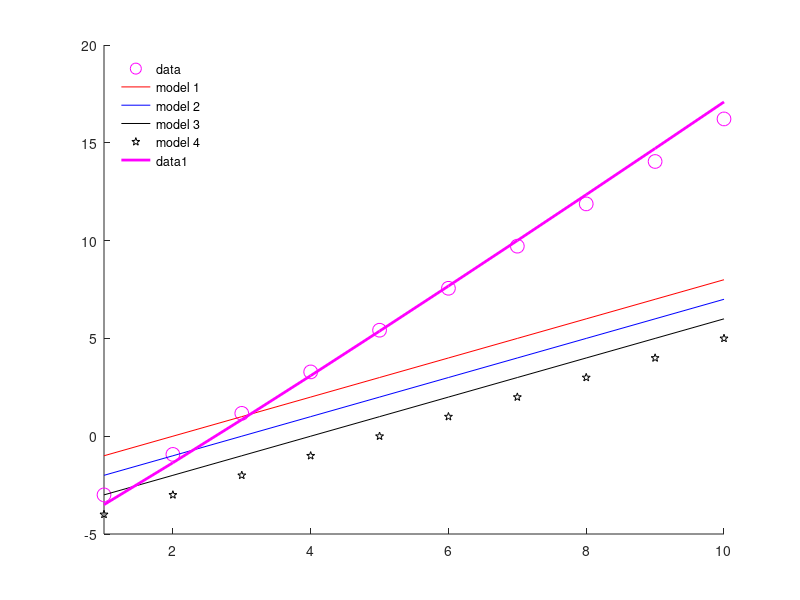

Reproduce this figure in MATLAB. (Note: this script raises an error after producing the figure.)
%% |legappend|
% The |legappend| function adds new entries to a legend. This is good for
% making PowerPoint slides, when you may want to start by plotting a few
% data sets, then add data to your plot one entry at a time. This function 
% eliminates the need to copy and paste the complete legend creation code each time
% you add a curve to a plot, and alleviates the minor headaches you'd experience 
% if you decided to rearrange the order in which items are plotted.

%% Syntax
% 
%  legappend('new legend entry') 
%  legappend('new entry 1','new entry 2',...,'new entry N') 
%  legappend('') 
%  legappend('','',...,'')
%  [legend_h,object_h,plot_h,text_strings] = legappend(...)

%% Description 
% 
% |legappend('new legend entry')| appends an existing legend with _new
% legend entry_.
% 
% |legappend('new entry 1','new entry 2',...,'new entry N')| adds several
% new entries to the legend. 
% 
% |legappend('')| deletes the last entry from the legend. 
% 
% |legappend('','',...,'')| deletes the last several entries from the
% legend.
% 
% |[legend_h,object_h,plot_h,text_strings] = legappend(...)| returns |legend_h|, the
% handle of the new legend; |object_h|, handles of the line, patch, and
% text graphics objects used in the legend; |plot_h|, handles of the lines
% and other objects used in the plot; and |text_strings|, a cell array of
% the text strings used in the legend. Note that for new legend entries,
% |legappend| does not add entries to a current legend, but deletes the
% current legend and recreates a new one. As a result, the legend handle
% will change with each new-entry use of |legappend|.  The legend handle
% does not change when |legappend| is used to delete an entry. 
% 

%% Examples
% Say you have some data, and a number of old models exist to try and
% explain the data.  

% Some data and old models: 
x = (1:10)'; 
y = [x-5+x.^1.05 x-2 x-3 x-4 x-5]; 

% Plot the data and old models:
figure
plot(x,y(:,1),'mo','markersize',10); 
hold on; 
plot(x,y(:,2),'r'); 
plot(x,y(:,3),'b'); 
plot(x,y(:,4),'k'); 
plot(x,y(:,5),'kp'); 
box off
axis([1 10 -5 20])

legend('data','model 1','model 2','model 3','model 4','location','northwest') 
legend boxoff

%% Add one entry
% Now you've come up with your own model and you want to add it to the plot
% you've already created. Without |legappend|, you'd have to recreate the
% legend by |legend('data','model 1','model 2','model 3','model 4','my new
% amazing model','location','northwest'); legend boxoff|.  That's not so
% awful if you only have to do it once, but our example here is simple.  If
% you're telling a more complex story with a slowly-building plot, adding one
% entry at a time, the bookkeeping can become a bit unwieldy. This is
% especially true when tinkering with the order in which you want to
% add different curves to your plot. 
% 
% Back to our simple example: We've plotted some observational data along with a few old
% models that attempt to describe the data.  But you've come up with your
% own model and you want to show the scientific community how amazing your model is. 
% When you're giving a talk to the bigwigs at the conference this is the point in 
% your lecture when you'd say, "Look at how poorly the
% old models models fit the data--wouldn't it be great if we had a better
% model?"  And now for the dramatic unveil: 

myNewModel = x - 5.5 + x.^1.1; 
plot(x,myNewModel,'m','linewidth',2); 

legappend('my new amazing model!')

%% Add two entries
% Now suppose you want to add two entries at a time. Here's how: 

plot(x,myNewModel+3,'r:')
plot(x,myNewModel-3,'b--')

legappend('my model plus 3','my model minus 3')

%% Delete a line 
% Now for some reason you'd like to remove the last entry from a legend.
% This will not delete the plotted data, but it will delete the last entry
% from the legend.

legappend('')

%% Delete three lines 
% You can delete several entries from legend at once like this: 

legappend('','','')

%% Usage note
% Although this function claims to "append" new entries to an existing
% legend, in truth it deletes the existing legend and attempts to recreate a
% very similar legend with the new entries in it.  This may mean that it
% won't get all of your settings right, and it also means you'll have a new
% legend handle each time you use the |legappend| function to add new legend entries. 

%% Author Info
% This function was created by Chad A. Greene of the Institute for Geophysics, 
% The University of Texas at Austin, July 2014.  
